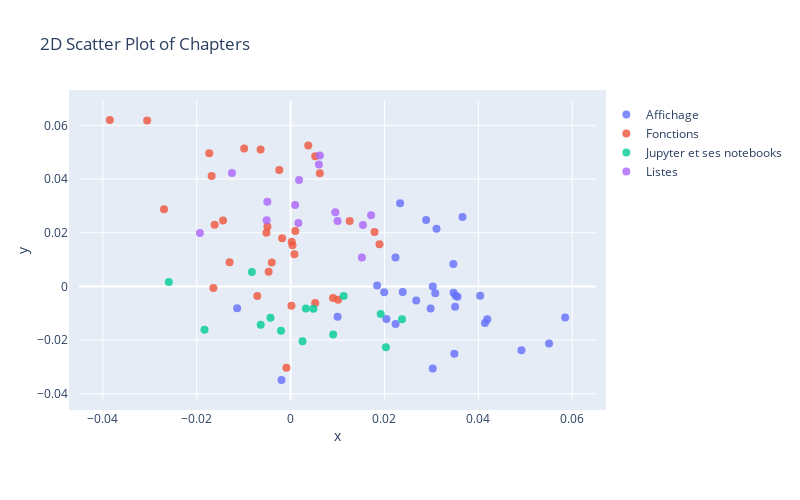

Here is the notebook cell this chart was saved with:
### Code cell
# Display the 2D scatter plot of Categories using Plotly
fig = go.Figure()

for i, chapter in enumerate(chapters_list):
    sub_matrix = np.array(df_chapter[df_chapter["chapter"] == chapter]["chunk_content_embedding"].to_list())
    x = sub_matrix[:, 0] # first dimension of the embeddings
    y = sub_matrix[:, 1] # second dimension of the embeddings

    # get the question text for hover
    hover_text = df_chapter[df_chapter["chapter"] == chapter]["chunk_content"]

    fig.add_trace(
        go.Scatter(
            x=x,
            y=y,
            mode="markers",
            marker=dict(size=8, color=i, colorscale="Viridis", opacity=0.8),
            name=chapter,
            hovertext=hover_text,
            hoverinfo="text",
        )
    )

fig.update_layout(
    autosize=False,
    title="2D Scatter Plot of Chapters",
    width=800,
    height=500,
    margin=dict(l=50, r=50, b=100, t=100, pad=10),
    xaxis=dict(title="x"),
    yaxis=dict(title="y"),
)

fig.show()
